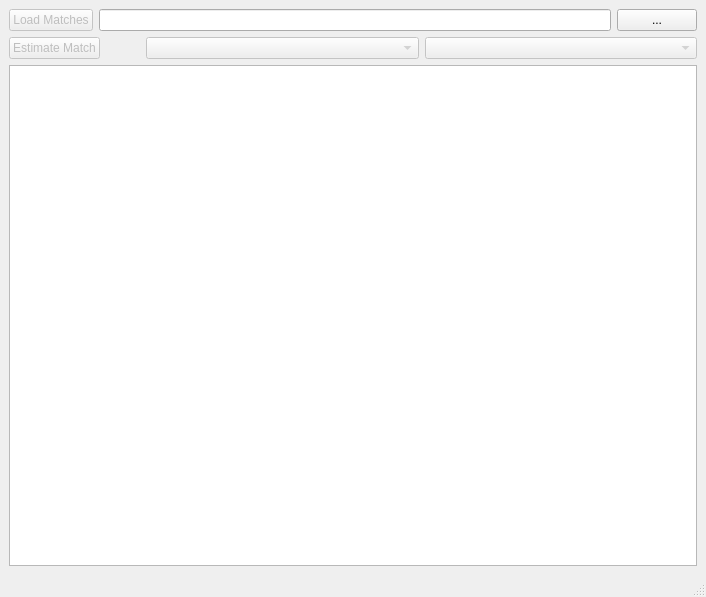
<?xml version="1.0" encoding="UTF-8"?>
<ui version="4.0">
 <class>MainWindow</class>
 <widget class="QMainWindow" name="MainWindow">
  <property name="geometry">
   <rect>
    <x>0</x>
    <y>0</y>
    <width>706</width>
    <height>597</height>
   </rect>
  </property>
  <property name="windowTitle">
   <string>Kicktipp Winning Application</string>
  </property>
  <widget class="QWidget" name="centralwidget">
   <layout class="QVBoxLayout" name="verticalLayout_2">
    <item>
     <layout class="QHBoxLayout" name="horizontalLayout">
      <item>
       <widget class="QPushButton" name="loadMatchesButton">
        <property name="enabled">
         <bool>false</bool>
        </property>
        <property name="text">
         <string>Load Matches</string>
        </property>
       </widget>
      </item>
      <item>
       <widget class="QLineEdit" name="lineEdit"/>
      </item>
      <item>
       <widget class="QPushButton" name="changeDirButton">
        <property name="text">
         <string>...</string>
        </property>
       </widget>
      </item>
     </layout>
    </item>
    <item>
     <layout class="QHBoxLayout" name="horizontalLayout_2">
      <item>
       <widget class="QPushButton" name="estimateButton">
        <property name="enabled">
         <bool>false</bool>
        </property>
        <property name="text">
         <string>Estimate Match</string>
        </property>
       </widget>
      </item>
      <item>
       <spacer name="horizontalSpacer">
        <property name="orientation">
         <enum>Qt::Horizontal</enum>
        </property>
        <property name="sizeType">
         <enum>QSizePolicy::Minimum</enum>
        </property>
        <property name="sizeHint" stdset="0">
         <size>
          <width>40</width>
          <height>20</height>
         </size>
        </property>
       </spacer>
      </item>
      <item>
       <widget class="QComboBox" name="homeTeamBox">
        <property name="enabled">
         <bool>false</bool>
        </property>
        <property name="sizePolicy">
         <sizepolicy hsizetype="Expanding" vsizetype="Fixed">
          <horstretch>0</horstretch>
          <verstretch>0</verstretch>
         </sizepolicy>
        </property>
       </widget>
      </item>
      <item>
       <widget class="QComboBox" name="guestTeamBox">
        <property name="enabled">
         <bool>false</bool>
        </property>
        <property name="sizePolicy">
         <sizepolicy hsizetype="Expanding" vsizetype="Fixed">
          <horstretch>0</horstretch>
          <verstretch>0</verstretch>
         </sizepolicy>
        </property>
       </widget>
      </item>
     </layout>
    </item>
    <item>
     <widget class="QPlainTextEdit" name="plainTextEdit">
      <property name="readOnly">
       <bool>true</bool>
      </property>
     </widget>
    </item>
   </layout>
  </widget>
  <widget class="QMenuBar" name="menubar">
   <property name="geometry">
    <rect>
     <x>0</x>
     <y>0</y>
     <width>706</width>
     <height>21</height>
    </rect>
   </property>
  </widget>
  <widget class="QStatusBar" name="statusbar"/>
 </widget>
 <resources/>
 <connections/>
</ui>
